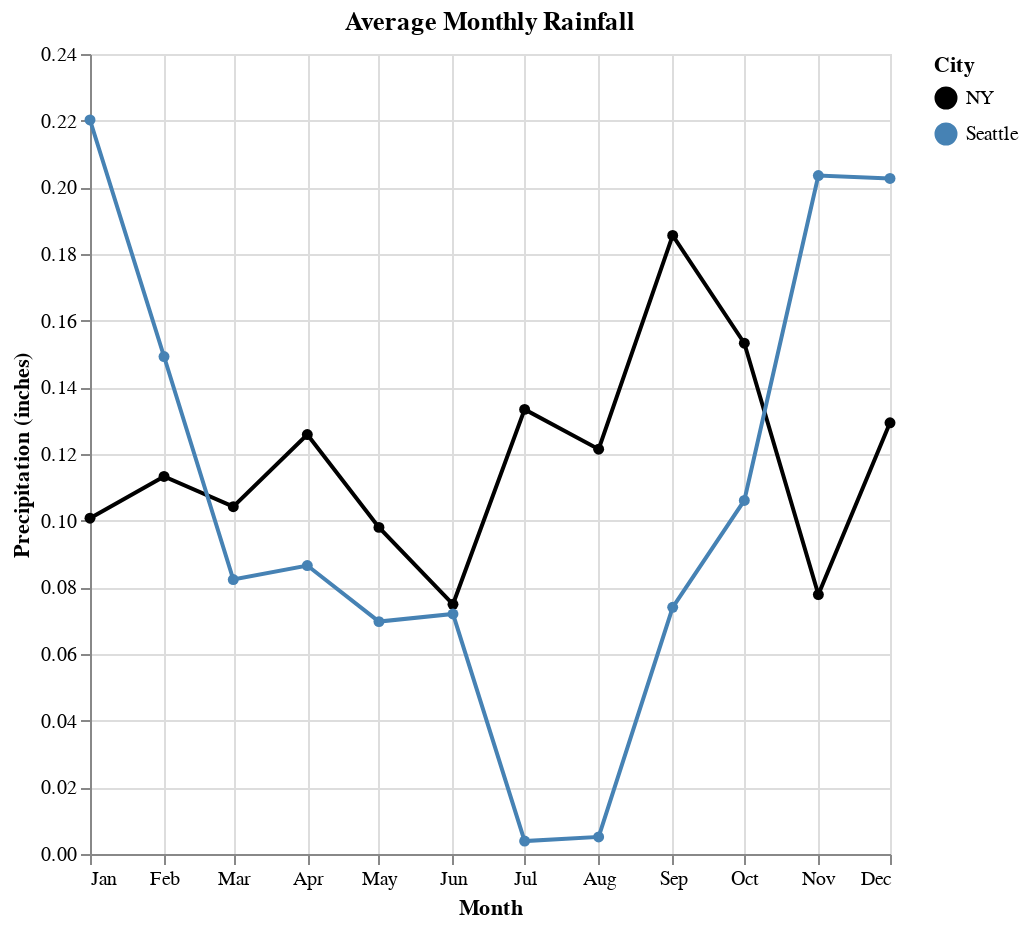

Notebook code for this chart:
### Markdown cell above
Figure 2: This chart looks at the average monthly rainfall for both cities.

### Code cell
alt.Chart(df).mark_line(point = True).encode(
    alt.X('month(date):T', title = 'Month'),
    alt.Y('mean(precipitation):Q', title = 'Precipitation (inches)'),
    alt.Color('city:N', title = 'City', scale=alt.Scale(domain=['NY', 'Seattle'], range=['black', 'steelblue']))
).properties(title='Average Monthly Rainfall', width=400, height=400)

### Figure 1 — Vega-Lite specification as saved in the notebook (floating-point values rounded to 4 significant figures; data arrays with more than 128 entries replaced by an {"elided": "..."} marker saying what was removed)
{"config": {"view": {"continuousWidth": 400, "continuousHeight": 300}}, "data": {"name": "data-177287cdd643a29f22f10d24528307e1"}, "mark": {"type": "line", "point": true}, "encoding": {"color": {"field": "city", "scale": {"domain": ["NY", "Seattle"], "range": ["black", "steelblue"]}, "title": "City", "type": "nominal"}, "x": {"field": "date", "timeUnit": "month", "title": "Month", "type": "temporal"}, "y": {"aggregate": "mean", "field": "precipitation", "title": "Precipitation (inches)", "type": "quantitative"}}, "height": 400, "title": "Average Monthly Rainfall", "width": 400, "$schema": "https://vega.github.io/schema/vega-lite/v4.17.0.json", "datasets": {"data-177287cdd643a29f22f10d24528307e1": {"elided": "2922 records"}}}
